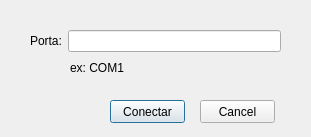
<?xml version="1.0" encoding="UTF-8"?>
<ui version="4.0">
 <class>Conectar</class>
 <widget class="QDialog" name="Conectar">
  <property name="geometry">
   <rect>
    <x>0</x>
    <y>0</y>
    <width>311</width>
    <height>137</height>
   </rect>
  </property>
  <property name="windowTitle">
   <string>Conectar...</string>
  </property>
  <widget class="QPushButton" name="ok">
   <property name="geometry">
    <rect>
     <x>110</x>
     <y>100</y>
     <width>75</width>
     <height>23</height>
    </rect>
   </property>
   <property name="text">
    <string>Conectar</string>
   </property>
  </widget>
  <widget class="QPushButton" name="cancel">
   <property name="geometry">
    <rect>
     <x>200</x>
     <y>100</y>
     <width>75</width>
     <height>23</height>
    </rect>
   </property>
   <property name="text">
    <string>Cancel</string>
   </property>
  </widget>
  <widget class="QLabel" name="label_2">
   <property name="geometry">
    <rect>
     <x>70</x>
     <y>60</y>
     <width>71</width>
     <height>16</height>
    </rect>
   </property>
   <property name="text">
    <string>ex: COM1</string>
   </property>
  </widget>
  <widget class="QWidget" name="">
   <property name="geometry">
    <rect>
     <x>30</x>
     <y>30</y>
     <width>251</width>
     <height>22</height>
    </rect>
   </property>
   <layout class="QGridLayout" name="gridLayout">
    <item row="0" column="2">
     <widget class="QLineEdit" name="linePorta"/>
    </item>
    <item row="0" column="1">
     <widget class="QLabel" name="label">
      <property name="text">
       <string>Porta:</string>
      </property>
     </widget>
    </item>
   </layout>
  </widget>
 </widget>
 <resources/>
 <connections>
  <connection>
   <sender>cancel</sender>
   <signal>clicked()</signal>
   <receiver>Conectar</receiver>
   <slot>reject()</slot>
   <hints>
    <hint type="sourcelabel">
     <x>317</x>
     <y>271</y>
    </hint>
    <hint type="destinationlabel">
     <x>199</x>
     <y>149</y>
    </hint>
   </hints>
  </connection>
 </connections>
</ui>
